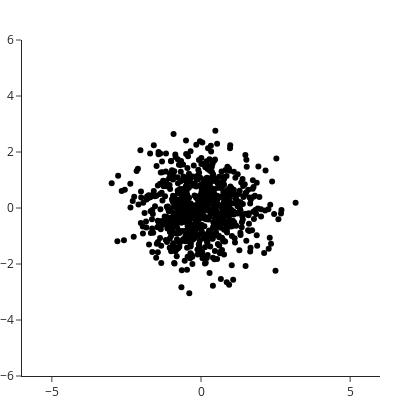

The notebook cell this image was saved under:
### Code cell
fig = go.Figure(go.Scatter(x=X[:,0], y=X[:,1], mode="markers", marker=dict(color="black")),
                layout=dict(xaxis=dict(range=[-6,6], autorange=False),
                            yaxis=dict(range=[-6,6], autorange=False),
                            width=400, height=400))
fig.write_image("../cov.png")
fig.show()

### Figure 1 — Plotly figure (JSON) as saved in the notebook; plotly's stock layout.template omitted (floating-point values rounded to 4 significant figures; data arrays with more than 128 entries replaced by an {"elided": "..."} marker saying what was removed)
{"data": [{"marker": {"color": "black"}, "mode": "markers", "type": "scatter", "x": {"elided": "750 float values"}, "y": {"elided": "750 float values"}}], "layout": {"height": 400, "width": 400, "xaxis": {"autorange": false, "range": [-6, 6]}, "yaxis": {"autorange": false, "range": [-6, 6]}}}
